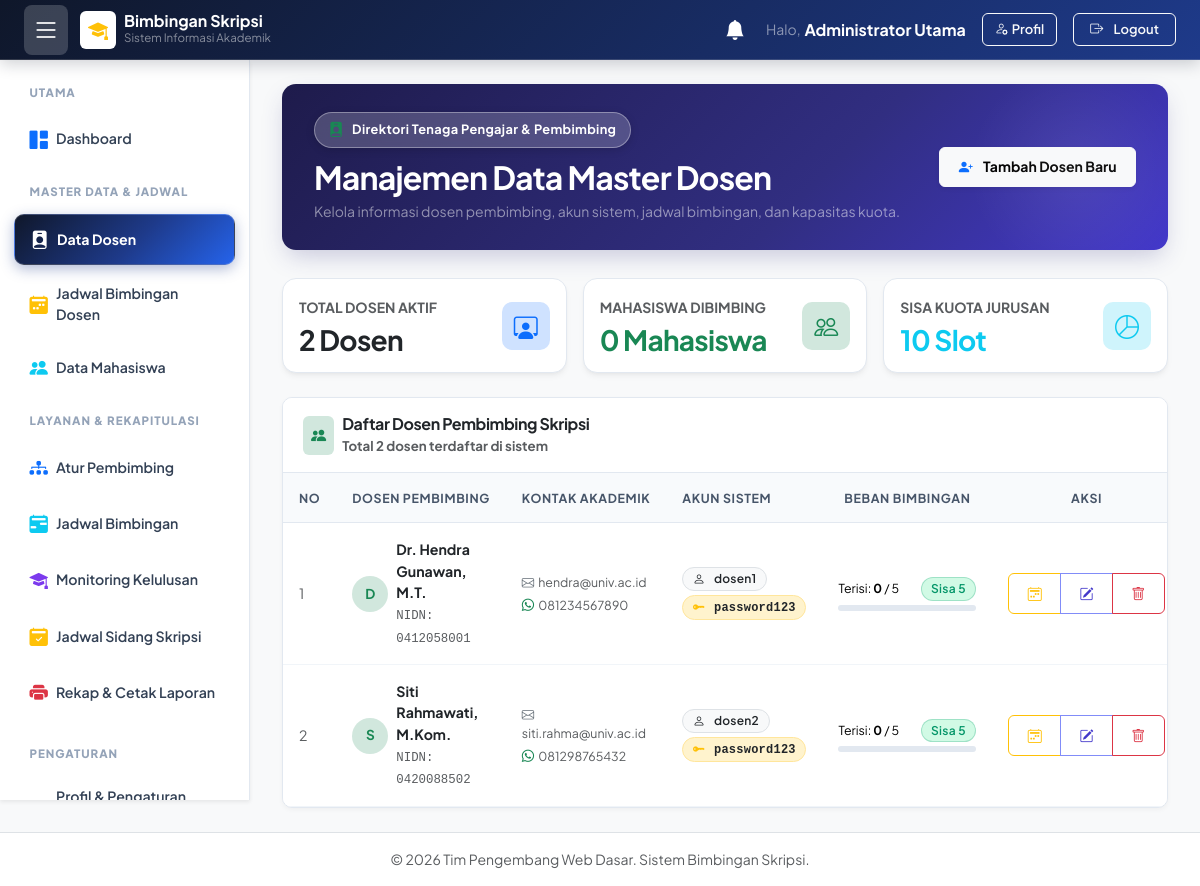
Screenshot of /admin/data_dosen.php (signed in) with the database file from the repository.
### tables this page shows
CREATE TABLE IF NOT EXISTS dosen (
    id INT AUTO_INCREMENT PRIMARY KEY,
    user_id INT NOT NULL,
    nidn VARCHAR(20) NOT NULL UNIQUE,
    nama_dosen VARCHAR(100) NOT NULL,
    email VARCHAR(100) NOT NULL,
    no_whatsapp VARCHAR(20),
    foto_profil VARCHAR(255) DEFAULT 'default.png',
    foto_zoom DECIMAL(3,2) DEFAULT 1.00,
    foto_width INT DEFAULT 135,
    kuota_bimbingan INT DEFAULT 5,
    created_at TIMESTAMP DEFAULT CURRENT_TIMESTAMP,
    FOREIGN KEY (user_id) REFERENCES users(id) ON DELETE CASCADE
);

CREATE TABLE IF NOT EXISTS users (
    id INT AUTO_INCREMENT PRIMARY KEY,
    username VARCHAR(50) NOT NULL UNIQUE,
    password VARCHAR(255) NOT NULL,
    password_plain VARCHAR(255) NULL,
    role ENUM('admin', 'dosen', 'mahasiswa') NOT NULL,
    created_at TIMESTAMP DEFAULT CURRENT_TIMESTAMP
);

### admin/data_dosen.php (the view, shortened to what this page needs)
<?php
require_once '../config/database.php';
$query = "
    SELECT
        d.*,
        u.username,
        u.password_plain,
        COUNT(m.id) AS total_mahasiswa
    FROM dosen d
    INNER JOIN users u ON d.user_id = u.id
    LEFT JOIN mahasiswa m ON d.id = m.dosen_pembimbing_id
    GROUP BY d.id, u.username, u.password_plain
    ORDER BY d.nama_dosen ASC
";
$dosen_list = $pdo->query($query)->fetchAll();
$total_kapasitas = 0;
$total_terisi = 0;
foreach ($dosen_list as $row) {
    $total_kapasitas += (int)$row['kuota_bimbingan'];
    $total_terisi += (int)$row['total_mahasiswa'];
}
$total_sisa = $total_kapasitas - $total_terisi;
require_once '../templates/header.php';
require_once '../templates/sidebar_admin.php';
?>
<div class="hero-banner d-flex flex-column flex-md-row justify-content-between align-items-md-center gap-3">
    <div>
        <div class="hero-tag">
            <i class="bi bi-person-badge-fill text-success"></i>
            <span>Direktori Tenaga Pengajar & Pembimbing</span>
        </div>
        <h2 class="fw-bold text-white mb-1">Manajemen Data Master Dosen</h2>
        <p class="text-white-50 small mb-0">Kelola informasi dosen pembimbing, akun sistem, jadwal bimbingan, dan kapasitas kuota.</p>
    </div>
    <div class="d-flex align-items-center gap-2">
        <button type="button" class="btn btn-light shadow-sm fw-bold" data-bs-toggle="modal" data-bs-target="#modalTambahDosen">
            <i class="bi bi-person-plus-fill text-primary me-1"></i> Tambah Dosen Baru
        </button>
    </div>
</div>
<div class="row g-3 mb-4">
    <div class="col-md-4">
        <div class="metric-card p-3">
            <div class="d-flex justify-content-between align-items-center">
                <div>
                    <span class="small text-muted fw-bold text-uppercase">Total Dosen Aktif</span>
                    <h3 class="fw-bold text-dark mb-0 mt-1"><?= count($dosen_list); ?> Dosen</h3>
                </div>
                <div class="metric-icon-box bg-primary-subtle text-primary">
                    <i class="bi bi-person-workspace"></i>
                </div>
            </div>
        </div>
    </div>
    <div class="col-md-4">
        <div class="metric-card p-3">
            <div class="d-flex justify-content-between align-items-center">
                <div>
                    <span class="small text-muted fw-bold text-uppercase">Mahasiswa Dibimbing</span>
                    <h3 class="fw-bold text-success mb-0 mt-1"><?= $total_terisi; ?> Mahasiswa</h3>
                </div>
                <div class="metric-icon-box bg-success-subtle text-success">
                    <i class="bi bi-people"></i>
                </div>
            </div>
        </div>
    </div>
    <div class="col-md-4">
        <div class="metric-card p-3">
            <div class="d-flex justify-content-between align-items-center">
                <div>
                    <span class="small text-muted fw-bold text-uppercase">Sisa Kuota Jurusan</span>
                    <h3 class="fw-bold text-info mb-0 mt-1"><?= $total_sisa; ?> Slot</h3>
                </div>
                <div class="metric-icon-box bg-info-subtle text-info">
                    <i class="bi bi-pie-chart"></i>
                </div>
            </div>
        </div>
    </div>
</div>
<div class="card shadow-sm border-0">
    <div class="card-header bg-white py-3 d-flex justify-content-between align-items-center">
        <div class="d-flex align-items-center gap-2">
            <span class="p-2 rounded bg-success-subtle text-success">
                <i class="bi bi-people-fill"></i>
            </span>
            <div>
                <h6 class="fw-bold mb-0 text-dark">Daftar Dosen Pembimbing Skripsi</h6>
                <small class="text-muted">Total <?= count($dosen_list); ?> dosen terdaftar di sistem</small>
            </div>
        </div>
    </div>
    <div class="card-body p-0">
        <div class="table-responsive">
            <table class="table table-hover align-middle mb-0">
                <thead class="table-light">
                    <tr>
                        <th class="ps-3" style="width: 50px;">No</th>
                        <th>Dosen Pembimbing</th>
                        <th>Kontak Akademik</th>
                        <th>Akun Sistem</th>
                        <th class="text-center" style="min-width: 170px;">Beban Bimbingan</th>
                        <th class="text-center" style="width: 180px;">Aksi</th>
                    </tr>
                </thead>
                <tbody>
                    <?php if (empty($dosen_list)): ?>
                        <tr>
                            <td colspan="6" class="text-center text-muted py-5">
                                <i class="bi bi-person-x fs-2 d-block text-secondary mb-2"></i>
                                Belum ada data dosen tersimpan.
                            </td>
                        </tr>
                    <?php else: ?>
                        <?php
                        $no = 1;
                        foreach ($dosen_list as $row):
                            $bimbingan = (int)$row['total_mahasiswa'];
                            $kuota     = (int)$row['kuota_bimbingan'];
                            $sisa      = $kuota - $bimbingan;
                            $initial   = strtoupper(substr($row['nama_dosen'], 0, 1));
                        ?>
                            <tr>
                                <td class="ps-3 text-muted"><?= $no++; ?></td>
                                <td>
                                    <div class="d-flex align-items-center gap-2">
                                        <div class="avatar-initial bg-success-subtle text-success">
                                            <?= $initial; ?>
                                        </div>
                                        <div>
                                            <div class="fw-bold text-dark"><?= htmlspecialchars($row['nama_dosen']); ?></div>
                                            <span class="font-monospace text-muted small">NIDN: <?= htmlspecialchars($row['nidn']); ?></span>
                                        </div>
                                    </div>
                                </td>
                                <td>
                                    <div class="small text-muted">
                                        <div><i class="bi bi-envelope text-secondary me-1"></i><?= htmlspecialchars($row['email']); ?></div>
                                        <?php if (!empty($row['no_whatsapp'])): ?>
                                            <div class="mt-1"><i class="bi bi-whatsapp text-success me-1"></i><?= htmlspecialchars($row['no_whatsapp']); ?></div>
                                        <?php endif; ?>
                                    </div>
                                </td>
                                <td>
                                    <span class="badge bg-light text-dark border">
                                        <i class="bi bi-person me-1"></i><?= htmlspecialchars($row['username']); ?>
                                    </span>
                                    <div class="mt-1">
                                        <span class="badge bg-warning-subtle text-dark border border-warning-subtle font-monospace" style="font-size: 0.75rem;" title="Password login dosen">
                                            <i class="bi bi-key-fill text-warning me-1"></i><?= htmlspecialchars($row['password_plain'] ?: 'password123'); ?>
                                        </span>
                                    </div>
                                </td>
                                <td>
                                    <div class="d-flex justify-content-between align-items-center small mb-1">
                                        <span>Terisi: <strong><?= $bimbingan; ?></strong> / <?= $kuota; ?></span>
                                        <span class="badge <?= ($sisa > 0) ? 'bg-success' : 'bg-danger'; ?>">
                                            <?= ($sisa > 0) ? "Sisa {$sisa}" : 'Penuh'; ?>
                                        </span>
                                    </div>
                                    <div class="progress" style="height: 6px;">
                                    </div>
                                </td>
                                <td class="text-center">
                                    <div class="btn-group btn-group-sm">
                                        <a href="jadwal_dosen.php?dosen_id=<?= $row['id']; ?>" class="btn btn-outline-warning" title="Atur Jadwal Bimbingan">
                                            <i class="bi bi-calendar2-week"></i>
                                        </a>
                                        <button type="button" class="btn btn-outline-primary btn-edit"
                                                data-bs-toggle="modal"
                                                data-bs-target="#modalEditDosen"
                                                data-id="<?= $row['id']; ?>"
                                                data-userid="<?= $row['user_id']; ?>"
                                                data-nidn="<?= htmlspecialchars($row['nidn']); ?>"
                                                data-nama="<?= htmlspecialchars($row['nama_dosen']); ?>"
                                                data-email="<?= htmlspecialchars($row['email']); ?>"
                                                data-wa="<?= htmlspecialchars($row['no_whatsapp']); ?>"
                                                data-kuota="<?= $row['kuota_bimbingan']; ?>"
                                                data-username="<?= htmlspecialchars($row['username']); ?>"
                                                data-password="<?= htmlspecialchars($row['password_plain'] ?: 'password123'); ?>"
                                                title="Edit Dosen">
                                            <i class="bi bi-pencil-square"></i>
                                        </button>
                                        <button type="button" class="btn btn-outline-danger btn-delete"
                                                data-bs-toggle="modal"
                                                data-bs-target="#modalHapusDosen"
                                                data-userid="<?= $row['user_id']; ?>"
                                                data-nama="<?= htmlspecialchars($row['nama_dosen']); ?>"
                                                title="Hapus Dosen">
                                            <i class="bi bi-trash"></i>
                                        </button>
                                    </div>
                                </td>
                            </tr>
                        <?php endforeach; ?>
                    <?php endif; ?>
                </tbody>
            </table>
        </div>
    </div>
</div>
<?php
require_once '../templates/footer.php';
?>

### templates/header.php (style rules this page uses)
:root { --navbar-height: 60px; --sidebar-width: 250px; --sidebar-collapsed-width: 72px; }
body { padding-top: var(--navbar-height, 60px) !important; overflow-x: hidden; }

### rows the page displays
dosen: nama_dosen "D", nama_dosen "Dr. Hendra Gunawan, M.T.", nidn "0412058001", email "hendra@univ.ac.id", no_whatsapp "081234567890", user.username "dosen1", user.password_plain "password123", bimbingan "0", kuota_bimbingan "5"
dosen: nama_dosen "S", nama_dosen "Siti Rahmawati, M.Kom.", nidn "0420088502", email "siti.rahma@univ.ac.id", no_whatsapp "081298765432", user.username "dosen2", user.password_plain "password123", bimbingan "0", kuota_bimbingan "5"

### other values shown
$_SESSION['nama_lengkap'] "Administrator Utama"
count($dosen_list) "2"
$total_terisi "0"
$total_sisa "10"
